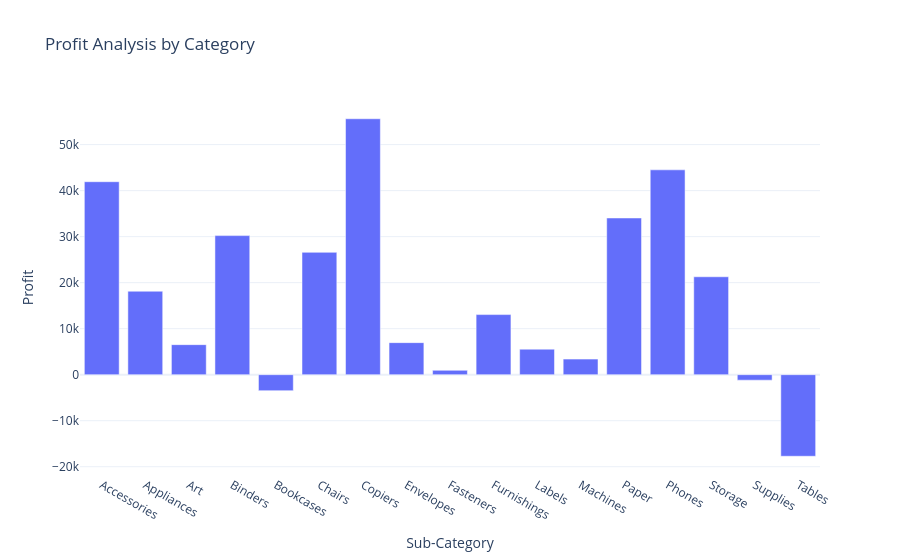

The code cell stored with this chart in its notebook:
### Code cell
fig=px.bar(profit_by_sub_category, x='Sub-Category' , y='Profit',  title='Profit Analysis by Category')
fig.show()

### Figure 1 — Plotly figure (JSON) as saved in the notebook; plotly's stock layout.template omitted (floating-point values rounded to 4 significant figures)
{"data": [{"hovertemplate": "Sub-Category=%{x}<br>Profit=%{y}<extra></extra>", "legendgroup": "", "marker": {"color": "#636efa", "pattern": {"shape": ""}}, "name": "", "orientation": "v", "showlegend": false, "textposition": "auto", "type": "bar", "x": ["Accessories", "Appliances", "Art", "Binders", "Bookcases", "Chairs", "Copiers", "Envelopes", "Fasteners", "Furnishings", "Labels", "Machines", "Paper", "Phones", "Storage", "Supplies", "Tables"], "xaxis": "x", "y": [41940.0, 18140.0, 6528.0, 30220.0, -3473.0, 26590.0, 55620.0, 6964.0, 949.5, 13060.0, 5546.0, 3385.0, 34050.0, 44520.0, 21280.0, -1189.0, -17730.0], "yaxis": "y"}], "layout": {"barmode": "relative", "legend": {"tracegroupgap": 0}, "title": {"text": "Profit Analysis by Category"}, "xaxis": {"anchor": "y", "domain": [0, 1], "title": {"text": "Sub-Category"}}, "yaxis": {"anchor": "x", "domain": [0, 1], "title": {"text": "Profit"}}}}
